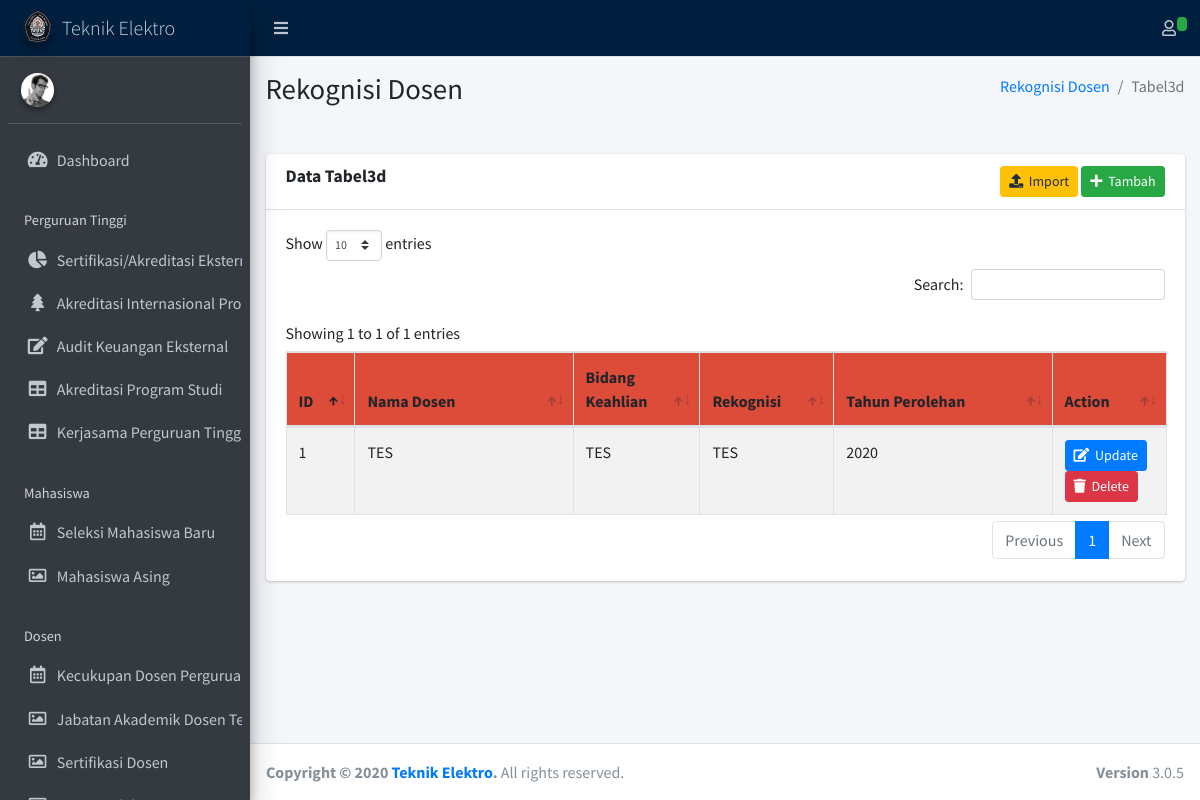
Page /index.php/tabel3d on the committed database.
### tables this page shows
CREATE TABLE `tabel3d` (
  `id` int(11) NOT NULL,
  `nama_dosen` varchar(128) NOT NULL,
  `bidang_keahlian` varchar(128) NOT NULL,
  `rekognisi` varchar(128) NOT NULL,
  `tahun_perolehan` int(4) NOT NULL,
  `created_at` datetime NOT NULL,
  `updated_at` datetime NOT NULL
);

### application/controllers/Tabel3d.php (called while the page is built, shortened)
<?php
class Tabel3d extends CI_Controller {
    public function __construct()
    {
        $this->load->model('Tabel3dModel');
    }
	public function index()
	{
        $tabel3ds = $this->Tabel3dModel->show();
        $this->load->view('main.php',[
            "page" => "tabel3d",
            "content" => [],
            "tabel3ds" => $tabel3ds,
        ]);
    }
}

### index.php (called while the page is built, shortened)
<?php
require_once BASEPATH.'core/CodeIgniter.php';

### application/models/Tabel3dModel.php (called while the page is built, shortened)
<?php if(!defined('BASEPATH')) exit('Hacking Attempt : Keluar dari sistem..!!');
class Tabel3dModel extends CI_Model
{
    public function show()
    {
        $this->db->select('*');
        return $this->db->get('tabel3d')->result();
    }
}

### application/views/pages/tabel3d.php (the view, shortened to what this page needs)
<div class="content-wrapper">
	<section class="content-header">
      <div class="container-fluid">
        <div class="row mb-2">
          <div class="col-sm-6">
            <h1>Rekognisi Dosen</h1>
          </div>
          <div class="col-sm-6">
            <ol class="breadcrumb float-sm-right">
              <li class="breadcrumb-item"><a href="#">Rekognisi Dosen</a></li>
              <li class="breadcrumb-item active">Tabel3d</li>
            </ol>
          </div>
        </div>
      </div>
    </section>
	<br>
	<section class="content">
		<div class="container-fluid">
			<div class="row">
				<div class="col-12">
					<div class="card">
						<div class="card-header">
							<h3 class="card-title"><b>Data Tabel3d </b></h3>
							<div class="text-right">
								<button type="button" class="btn btn-sm btn-warning" data-toggle="modal"
									data-target="#import-tabel3d"><i class="fa fa-upload"></i>&nbsp&nbspImport</button>
								<button type="button" class="btn btn-sm btn-success" data-toggle="modal"
									data-target="#tambah-tabel3d"><i class="fa fa-plus"></i>&nbsp&nbspTambah</button>
							</div>
						</div>
						<div class="card-body table-responsive">
							<table class="table table-striped table-bordered table-hover dataku">
								<thead class="atas">
									<tr>
										<th width="5%">ID</th>
										<th width="20%">Nama Dosen</th>
										<th width="10%">Bidang Keahlian</th>
										<th width="10%">Rekognisi</th>
										<th width="20%">Tahun Perolehan</th>
										<th width="10%">Action</th>
									</tr>
								</thead>
								<tbody>
									<?php
									$no=1;
									foreach ($tabel3ds as $tabel3d) {
									?>
									<tr>
										<td><?php echo $no; ?></td>
										<td><?php echo $tabel3d->nama_dosen; ?></td>
										<td><?php echo $tabel3d->bidang_keahlian; ?></td>
										<td><?php echo $tabel3d->rekognisi; ?></td>
										<td><?php echo $tabel3d->tahun_perolehan; ?></td>
										<td>
											<button type="button" class="btn btn-sm btn-primary" data-toggle="modal"
												data-target="#edit-tabel3d<?php echo $tabel3d->id;?>"><i
													class="fa fa-edit"></i>&nbsp&nbspUpdate</button>
											<a class="btn btn-danger btn-sm delete-link" href="<?= base_url('Tabel3d/delete/'.$tabel3d->id);?>"><i
													class="fa fa-trash "></i>&nbsp&nbspDelete</a>
										</td>
									</tr>
									<?php $no++; } ?>
								</tbody>
							</table>
						</div>
					</div>
				</div>
			</div>
		</div>
	</section>
</div>

### application/views/templates/head.php (style rules this page uses)
.atas { background-color: #DD4B39; border-color: green; border-color: green; }

### rows in the picture
tabel3d: nama_dosen "TES", bidang_keahlian "TES", rekognisi "TES", tahun_perolehan "2020"
